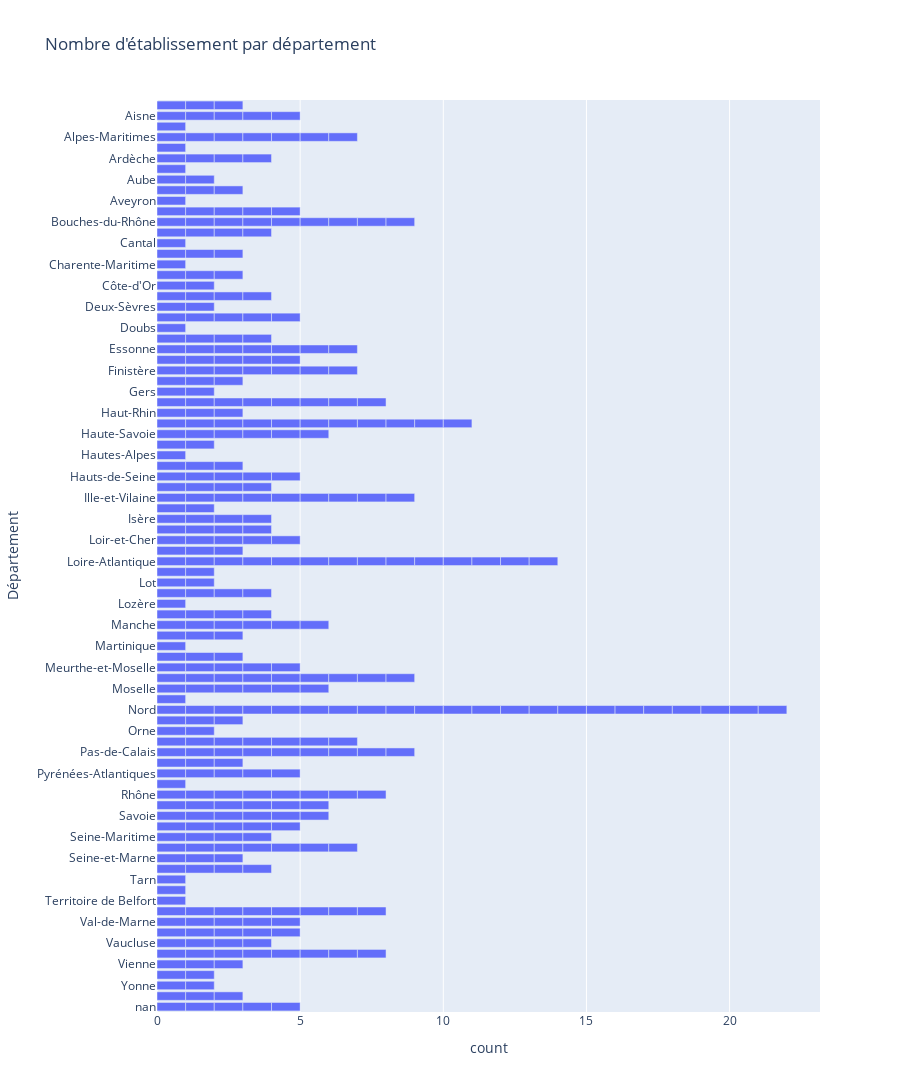

Source (notebook cell):
### Code cell
fig = px.bar(df, y='Département', orientation='h',height=1800, title="Nombre d'établissement par département")
fig.show()

### Figure 1 — Plotly figure (JSON) as saved in the notebook; plotly's stock layout.template omitted (floating-point values rounded to 4 significant figures; data arrays with more than 128 entries replaced by an {"elided": "..."} marker saying what was removed)
{"data": [{"alignmentgroup": "True", "hovertemplate": "count=%{x}<br>Département=%{y}<extra></extra>", "legendgroup": "", "marker": {"color": "#636efa", "pattern": {"shape": ""}}, "name": "", "offsetgroup": "", "orientation": "h", "showlegend": false, "textposition": "auto", "type": "bar", "x": {"elided": "370 int values"}, "xaxis": "x", "y": {"elided": "370 str values"}, "yaxis": "y"}], "layout": {"barmode": "relative", "height": 1800, "legend": {"tracegroupgap": 0}, "title": {"text": "Nombre d'établissement par département"}, "xaxis": {"anchor": "y", "domain": [0, 1], "title": {"text": "count"}}, "yaxis": {"anchor": "x", "domain": [0, 1], "title": {"text": "Département"}}}}
